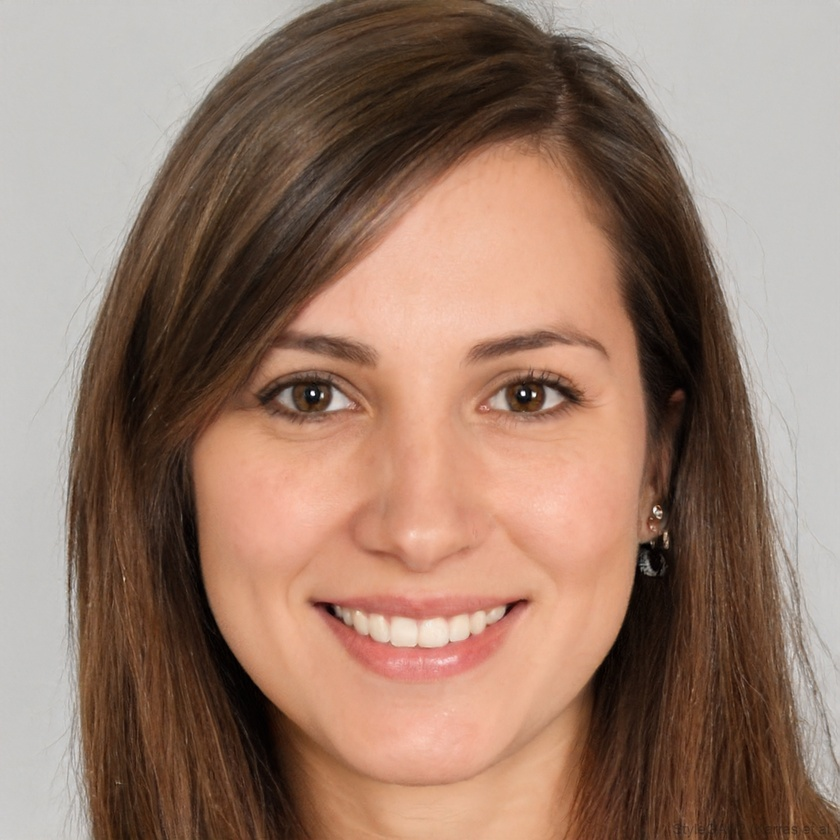
#> input picture Image_Processing/Basics/image.jpg, 840 x 840 px, shrunk from 1024 x 1024 before the run
$ python Rotate_Image.py
#> lines starting #> are read from the running program, lines starting #| are printed output that depends on the picture
import cv2

img = cv2.imread('image.jpg')
#> img is the input picture: shape (840, 840, 3); mean B, G, R 108, 123.9, 153.1
if img is None:
    print("Error: Image not found")
    exit()

# Get image dimensions
h, w = img.shape[:2]
#> h = 840; w = 840

# Get rotation matrix (rotate 45 degrees)
center = (w // 2, h // 2)
#> center = (420, 420)
matrix = cv2.getRotationMatrix2D(center, 45, 1.0)  # angle, scale

# Apply rotation
rotated = cv2.warpAffine(img, matrix, (w, h))
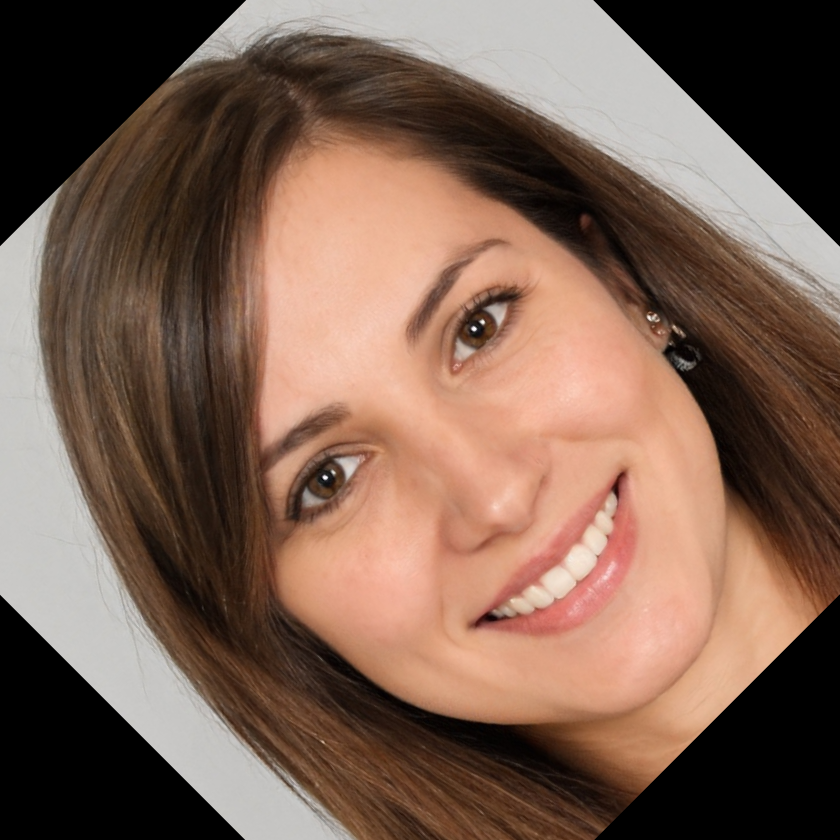
#> rotated: shape (840, 840, 3); mean B, G, R 82.6, 97.2, 124.6

cv2.imshow('Rotated 45°', rotated)
cv2.waitKey(0)
cv2.destroyAllWindows()
